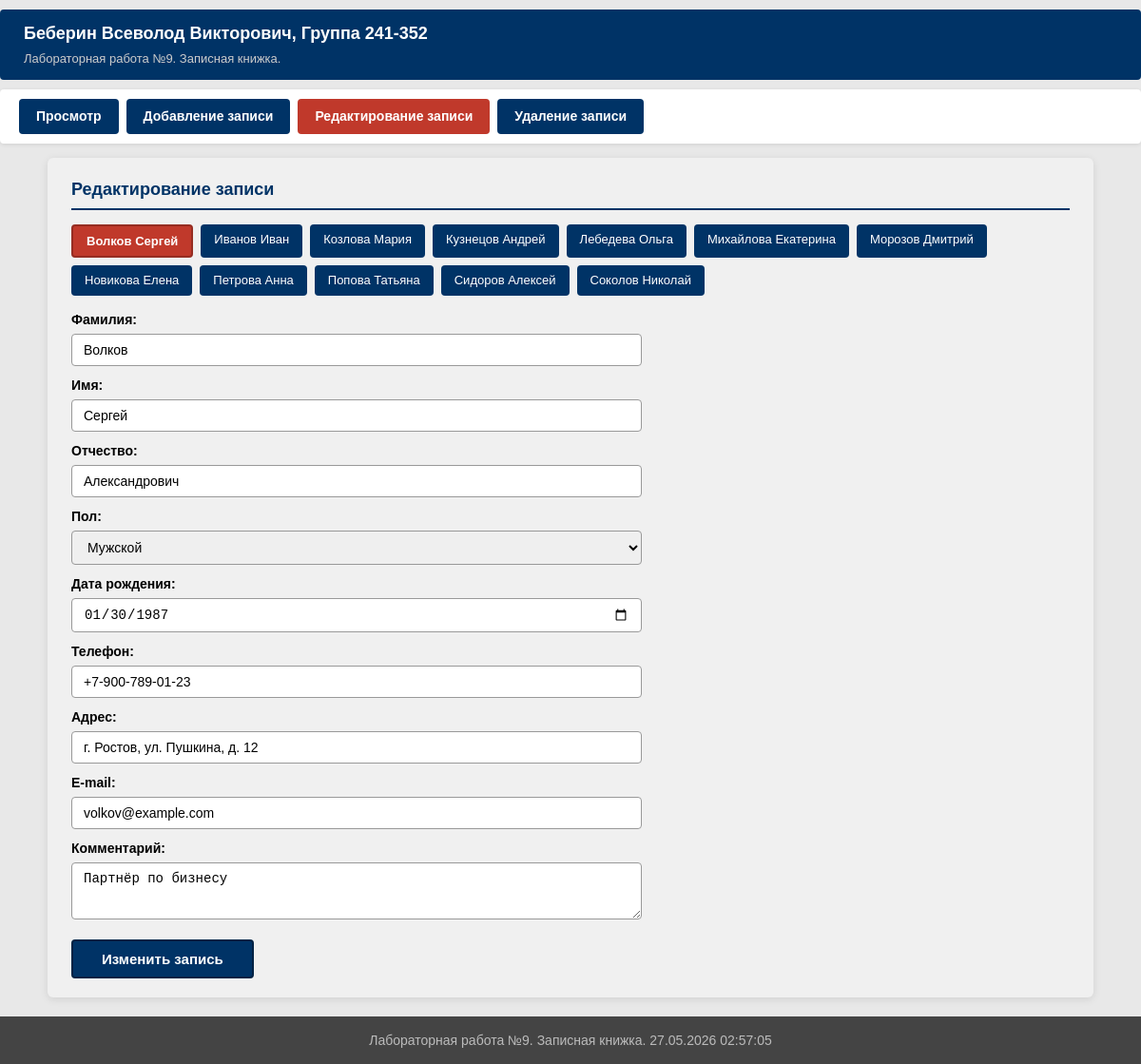
Page /?p=edit on the committed database.
### tables this page shows
CREATE TABLE IF NOT EXISTS contacts (
    id INT AUTO_INCREMENT PRIMARY KEY,
    surname VARCHAR(100) NOT NULL DEFAULT '',
    name VARCHAR(100) NOT NULL DEFAULT '',
    patronymic VARCHAR(100) NOT NULL DEFAULT '',
    gender ENUM('male', 'female') NOT NULL DEFAULT 'male',
    birth_date DATE DEFAULT NULL,
    phone VARCHAR(30) NOT NULL DEFAULT '',
    address VARCHAR(255) NOT NULL DEFAULT '',
    email VARCHAR(100) NOT NULL DEFAULT '',
    comment TEXT
);

### edit.php (the view, shortened to what this page needs)
<?php
$mysqli = mysqli_connect(DB_HOST, DB_USER, DB_PASS, DB_NAME);
mysqli_set_charset($mysqli, 'utf8mb4');
$currentROW = [];
if (!$currentROW) {
    $sql_res = mysqli_query($mysqli, 'SELECT * FROM contacts ORDER BY surname ASC, name ASC LIMIT 1');
    if ($sql_res) {
        $currentROW = mysqli_fetch_assoc($sql_res);
    }
}
$sql_res = mysqli_query($mysqli, 'SELECT id, surname, name FROM contacts ORDER BY surname ASC, name ASC');
echo '<h2>Редактирование записи</h2>';
if ($sql_res && mysqli_num_rows($sql_res) > 0) {
    echo '<div class="record-links">';
    while ($row = mysqli_fetch_assoc($sql_res)) {
        if ($currentROW && $currentROW['id'] == $row['id']) {
            echo '<div class="current">' . htmlspecialchars($row['surname']) . ' ' . htmlspecialchars($row['name']) . '</div>';
        } else {
            echo '<a href="?p=edit&id=' . $row['id'] . '">' . htmlspecialchars($row['surname']) . ' ' . htmlspecialchars($row['name']) . '</a>';
        }
    }
    echo '</div>';
    if ($currentROW) {
        echo '<div class="form-container">';
        echo '<form name="form_edit" method="post" action="?p=edit">';
        echo '<label for="surname">Фамилия:</label>';
        echo '<input type="text" id="surname" name="surname" value="' . htmlspecialchars($currentROW['surname']) . '">';
        echo '<label for="name">Имя:</label>';
        echo '<input type="text" id="name" name="name" value="' . htmlspecialchars($currentROW['name']) . '">';
        echo '<label for="patronymic">Отчество:</label>';
        echo '<input type="text" id="patronymic" name="patronymic" value="' . htmlspecialchars($currentROW['patronymic']) . '">';
        echo '<label for="gender">Пол:</label>';
        echo '<select id="gender" name="gender">';
        echo '<option value="male"' . ($currentROW['gender'] === 'male' ? ' selected' : '') . '>Мужской</option>';
        echo '</select>';
        echo '<label for="birth_date">Дата рождения:</label>';
        echo '<input type="date" id="birth_date" name="birth_date" value="' . htmlspecialchars($currentROW['birth_date'] ?? '') . '">';
        echo '<label for="phone">Телефон:</label>';
        echo '<input type="tel" id="phone" name="phone" value="' . htmlspecialchars($currentROW['phone']) . '">';
        echo '<label for="address">Адрес:</label>';
        echo '<input type="text" id="address" name="address" value="' . htmlspecialchars($currentROW['address']) . '">';
        echo '<label for="email">E-mail:</label>';
        echo '<input type="email" id="email" name="email" value="' . htmlspecialchars($currentROW['email']) . '">';
        echo '<label for="comment">Комментарий:</label>';
        echo '<textarea id="comment" name="comment">' . htmlspecialchars($currentROW['comment'] ?? '') . '</textarea>';
        echo '<input type="submit" name="button" value="Изменить запись">';
        echo '</form>';
        echo '</div>';
    }
} else {
    echo '<p class="msg-error">Записей пока нет</p>';
}

### styles.css (style rules this page uses)
* { margin: 0; padding: 0; box-sizing: border-box; }
body { font-family: Arial, Helvetica, sans-serif; font-size: 15px; line-height: 1.5; color: #000; background-color: #e8e8e8; padding-top: 10px; padding-bottom: 70px; }
.container h2 { font-size: 18px; color: #003366; margin-bottom: 12px; border-bottom: 2px solid #003366; padding-bottom: 6px; }
.form-container { max-width: 600px; }
.form-container label { display: block; font-weight: bold; margin-bottom: 4px; margin-top: 10px; font-size: 14px; }
.form-container input[type="text"], .form-container input[type="date"], .form-container input[type="email"], .form-container input[type="tel"], .form-container select, .form-container textarea { width: 100%; padding: 8px 12px; font-size: 14px; border: 1px solid #999; border-radius: 4px; }
.form-container textarea { min-height: 60px; resize: vertical; }
.form-container input[type="submit"] { display: inline-block; padding: 10px 30px; margin-top: 15px; background-color: #003366; color: #fff; border: 2px solid #002244; border-radius: 4px; font-size: 15px; font-weight: bold; cursor: pointer; transition: background-color 0.2s; }
.record-links { margin: 15px 0; display: flex; flex-wrap: wrap; gap: 8px; }
.record-links a { display: inline-block; padding: 6px 14px; background-color: #003366; color: #fff; text-decoration: none; border-radius: 4px; font-size: 13px; transition: background-color 0.2s; }
.record-links div.current { display: inline-block; padding: 6px 14px; background-color: #c0392b; color: #fff; border-radius: 4px; font-size: 13px; font-weight: bold; border: 2px solid #962d22; }

### rows in the picture
contacts: surname "Волков", name "Сергей", patronymic "Александрович", gender "Мужской", birth_date "01/30/1987", phone "+7-900-789-01-23", address "г. Ростов, ул. Пушкина, д. 12", email "volkov@example.com", comment "Партнёр по бизнесу"
contacts: surname "Иванов", name "Иван"
contacts: surname "Козлова", name "Мария"
contacts: surname "Кузнецов", name "Андрей"
contacts: surname "Лебедева", name "Ольга"
contacts: surname "Михайлова", name "Екатерина"
contacts: surname "Морозов", name "Дмитрий"
contacts: surname "Новикова", name "Елена"
contacts: surname "Петрова", name "Анна"
contacts: surname "Попова", name "Татьяна"
contacts: surname "Сидоров", name "Алексей"
contacts: surname "Соколов", name "Николай"

### other values in the picture
$label "Просмотр"
$label "Добавление записи"
$label "Редактирование записи"
$label "Удаление записи"
